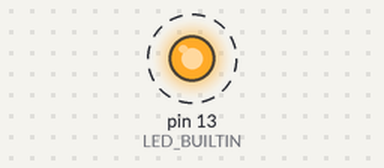
A sketch run on a simulated Arduino Uno, built with avr-gcc and run on an emulated ATmega328P. On the bench: output pins drawn as LEDs (lit = HIGH). Dashed ring = blinking. What the sketch prints to the serial monitor is not drawn.

Above: at 0.5 s.
Timing chart, 0 to 4.6 s (numbered marks = the images above):
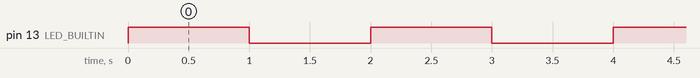

Measured:
- by itself, pin 13 (LED_BUILTIN): alternates HIGH for 1.0 s and LOW for 1.0 s, 12 changes in all, then stays LOW

The sketch:

blink_delay.ino
```cpp
int count;
void setup() {
  // put your setup code here, to run once:
pinMode(LED_BUILTIN, OUTPUT);
Serial.begin(9600);

 count = 0;
}

void loop() {
  // put your main code here, to run repeatedly:
  if (count<=5){
digitalWrite(LED_BUILTIN, HIGH);
delay(1000);
Serial.println("on");
digitalWrite(LED_BUILTIN, LOW);
delay(1000);
Serial.println("off");
count=count+1;
}
if (count == 5){
Serial.println("end");
}
}
```
